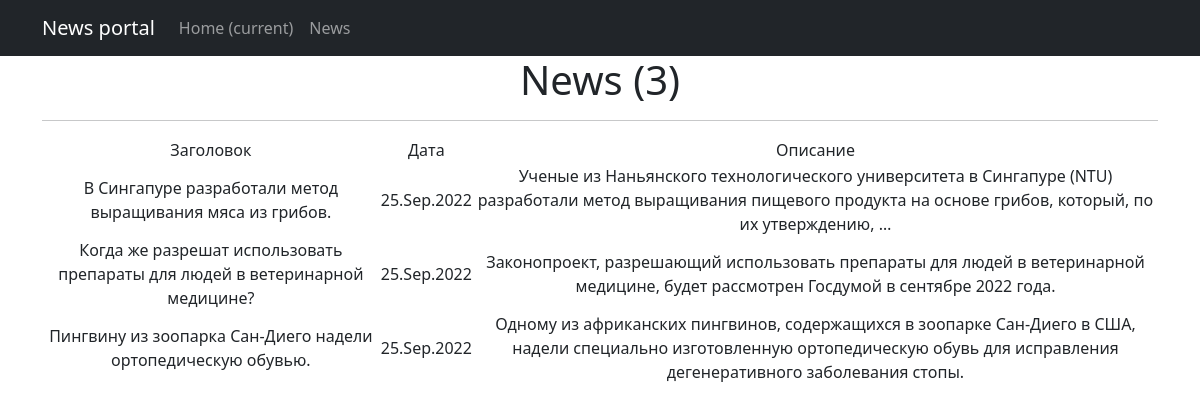
Page /news/ on the committed database.
### new_s/models.py (models this page shows, shortened)
class Post(models.Model):
    news = 'NW'
    article = 'AR'
    author = models.ForeignKey(Author, on_delete=models.CASCADE)
    category = models.ManyToManyField(Category, through='PostCategory')
    post_type = models.CharField(max_length=20, choices=CHOICES,  default='news')
    post_date = models.DateTimeField(auto_now_add=True)
    post_title = models.CharField(max_length=255)
    post_text = models.TextField()
    post_rating = models.IntegerField(default=0)

### new_s/views.py (the view)
# urls.py: path('', NewsList.as_view()),
class NewsList(ListView):
    model = Post
    ordering = 'post_title'
    template_name = 'news.html'
    context_object_name = 'news'

### new_s/templatetags/custom_filters.py (called while the page is built)
@register.filter(name='censor')
def censor(value: str):
    if not isinstance(value, str):
        value = str(value)
    for word in re_findall(r'\b\S+\b', value):
        if word.lower() not in filth_list:
            continue
        regex = rf'(?=^|\S+){re_escape(word)}(?=\S+|$)'
        value = re_sub(regex, '*' * len(word), value)
    return value

### templates/news.html (shortened to what this page needs)
{% extends 'flatpages/default.html' %}
{% load custom_filters %}
{% block content %}
    <h1>News ({{ news|length }})</h1>
    <hr>
    {% if news %}
        <table>
            <tr>
                <td>Заголовок</td>
                <td>Дата</td>
                <td>Описание</td>
            </tr>
            {% for post in news %}
            <tr>
                <td>{{ post.post_title|censor }}</td>
                <td>{{ post.post_date|date:'d.M.Y' }}</td>
                <td>{{ post.post_text|truncatewords:20|censor }}</td>
            </tr>
            {% endfor %}
        </table>
    {% else %}
        <h2>"Ничего нового :)"</h2>
    {% endif %}
{% endblock content %}

### templates/flatpages/default.html (shortened to what this page needs)
<!DOCTYPE html>
<html lang="en">
    <head>
        {% load static %}
        <link href="{% static 'css/styles.css' %}" rel="stylesheet" />
    </head>
    <body>
        <nav class="navbar navbar-expand-lg navbar-dark bg-dark static-top">
           <div class="container">
               <a class="navbar-brand" href="#">News portal</a>
               <div class="collapse navbar-collapse" id="navbarResponsive">
                   <ul class="navbar-nav ml-auto">
                       <li class="nav-item active">
                           <a class="nav-link" href="#">Home
                               <span class="sr-only">(current)</span>
                           </a>
                       </li>
                       <li class="nav-item">
                           <a class="nav-link" href="/news/">News</a>
                       </li>
                   </ul>
               </div>
           </div>
        </nav>
        <div class="container">
            <div class="row">
                <div class="col-lg-12 text-center">
                    {% block content %}{% endblock content %}
                </div>
            </div>
        </div>
    </body>
</html>

### rows in the picture
Post: post_title|censor "В Сингапуре разработали метод выращивания мяса из грибов.", post_date "25.Sep.2022", post_text|censor "Ученые из Наньянского технологического университета в Сингапуре (NTU) разработали метод выращивания пищевого продукта на основе грибов, который, по их утверждению, …"
Post: post_title|censor "Когда же разрешат использовать препараты для людей в ветеринарной медицине?", post_date "25.Sep.2022", post_text|censor "Законопроект, разрешающий использовать препараты для людей в ветеринарной медицине, будет рассмотрен Госдумой в сентябре 2022 года."
Post: post_title|censor "Пингвину из зоопарка Сан-Диего надели ортопедическую обувью.", post_date "25.Sep.2022", post_text|censor "Одному из африканских пингвинов, содержащихся в зоопарке Сан-Диего в США, надели специально изготовленную ортопедическую обувь для исправления дегенеративного заболевания стопы."

### other values in the picture
{{ news|length }} "3"
